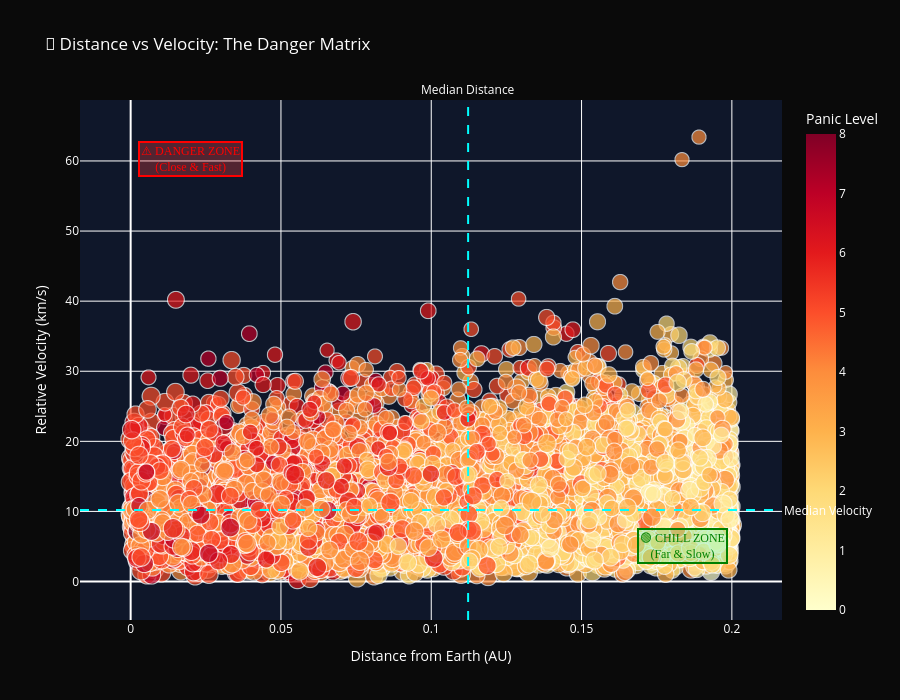

Notebook source saved alongside this figure:
### Code cell
# ============================================================================
# PART 5: VIZ 4 - DISTANCE VS VELOCITY ENHANCED
# ============================================================================

print("\n" + "=" * 80)
print("🎯 VIZ 4: DISTANCE VS VELOCITY (ENHANCED)")
print("=" * 80)
print("Creating interactive scatter plot...\n")

# Sample for performance
sample_df = df.sample(n=min(10000, len(df)), random_state=42).copy()

# ⬇️ FIX: Remove rows with NaN in absolute_magnitude
sample_df = sample_df.dropna(subset=['absolute_magnitude'])

fig = px.scatter(
    sample_df,
    x='distance_au',
    y='velocity_km_s',
    color='panic_level',
    size='absolute_magnitude',
    hover_data=['asteroid_designation', 'close_approach_date', 'threat_category'],
    color_continuous_scale=PANIC_COLORSCALE,
    title="🎯 Distance vs Velocity: The Danger Matrix",
    labels={
        'distance_au': 'Distance from Earth (AU)',
        'velocity_km_s': 'Relative Velocity (km/s)',
        'panic_level': 'Panic Level'
    }
)

# Add quadrant lines
median_dist = sample_df['distance_au'].median()
median_vel = sample_df['velocity_km_s'].median()

fig.add_hline(y=median_vel, line_dash="dash", line_color="cyan", 
              annotation_text="Median Velocity", annotation_position="right")
fig.add_vline(x=median_dist, line_dash="dash", line_color="cyan",
              annotation_text="Median Distance", annotation_position="top")

# Add annotations for quadrants
fig.add_annotation(
    x=0.02, y=sample_df['velocity_km_s'].max() * 0.95,
    text="⚠️ DANGER ZONE<br>(Close & Fast)",
    showarrow=False,
    font=dict(color="red", size=12, family="Arial Black"),
    bgcolor="rgba(239, 68, 68, 0.3)",
    bordercolor="red",
    borderwidth=2
)

fig.add_annotation(
    x=sample_df['distance_au'].quantile(0.9), y=5,
    text="🟢 CHILL ZONE<br>(Far & Slow)",
    showarrow=False,
    font=dict(color="green", size=12, family="Arial Black"),
    bgcolor="rgba(74, 222, 128, 0.3)",
    bordercolor="green",
    borderwidth=2
)

fig.update_layout(
    height=700,
    paper_bgcolor='#0a0a0a',
    plot_bgcolor='#0f172a',
    font=dict(color='white')
)

# Save
fig.write_html('../data/visualizations/distance_velocity_scatter.html')
print("✅ Saved: distance_velocity_scatter.html")

fig.show()

### Figure 1 — Plotly figure (JSON) as saved in the notebook; plotly's stock layout.template omitted (floating-point values rounded to 4 significant figures; data arrays with more than 128 entries replaced by an {"elided": "..."} marker saying what was removed)
{"data": [{"customdata": {"elided": "9998x3 str values"}, "hovertemplate": "Distance from Earth (AU)=%{x}<br>Relative Velocity (km/s)=%{y}<br>absolute_magnitude=%{marker.size}<br>asteroid_designation=%{customdata[0]}<br>close_approach_date=%{customdata[1]}<br>threat_category=%{customdata[2]}<br>Panic Level=%{marker.color}<extra></extra>", "legendgroup": "", "marker": {"color": {"elided": "9998 int values"}, "coloraxis": "coloraxis", "size": {"elided": "9998 float values"}, "sizemode": "area", "sizeref": 0.08238, "symbol": "circle"}, "mode": "markers", "name": "", "showlegend": false, "type": "scattergl", "x": {"elided": "9998 float values"}, "xaxis": "x", "y": {"elided": "9998 float values"}, "yaxis": "y"}], "layout": {"annotations": [{"showarrow": false, "text": "Median Velocity", "x": 1, "xanchor": "left", "xref": "x domain", "y": 10.19, "yanchor": "middle", "yref": "y"}, {"showarrow": false, "text": "Median Distance", "x": 0.1123, "xanchor": "center", "xref": "x", "y": 1, "yanchor": "bottom", "yref": "y domain"}, {"bgcolor": "rgba(239, 68, 68, 0.3)", "bordercolor": "red", "borderwidth": 2, "font": {"color": "red", "family": "Arial Black", "size": 12}, "showarrow": false, "text": "⚠️ DANGER ZONE<br>(Close & Fast)", "x": 0.02, "y": 60.23}, {"bgcolor": "rgba(74, 222, 128, 0.3)", "bordercolor": "green", "borderwidth": 2, "font": {"color": "green", "family": "Arial Black", "size": 12}, "showarrow": false, "text": "🟢 CHILL ZONE<br>(Far & Slow)", "x": 0.1836, "y": 5}], "coloraxis": {"colorbar": {"title": {"text": "Panic Level"}}, "colorscale": [[0, "rgb(255,255,204)"], [0.125, "rgb(255,237,160)"], [0.25, "rgb(254,217,118)"], [0.375, "rgb(254,178,76)"], [0.5, "rgb(253,141,60)"], [0.625, "rgb(252,78,42)"], [0.75, "rgb(227,26,28)"], [0.875, "rgb(189,0,38)"], [1, "rgb(128,0,38)"]]}, "font": {"color": "white"}, "height": 700, "legend": {"itemsizing": "constant", "tracegroupgap": 0}, "paper_bgcolor": "#0a0a0a", "plot_bgcolor": "#0f172a", "shapes": [{"line": {"color": "cyan", "dash": "dash"}, "type": "line", "x0": 0, "x1": 1, "xref": "x domain", "y0": 10.19, "y1": 10.19, "yref": "y"}, {"line": {"color": "cyan", "dash": "dash"}, "type": "line", "x0": 0.1123, "x1": 0.1123, "xref": "x", "y0": 0, "y1": 1, "yref": "y domain"}], "title": {"text": "🎯 Distance vs Velocity: The Danger Matrix"}, "xaxis": {"anchor": "y", "domain": [0, 1], "title": {"text": "Distance from Earth (AU)"}}, "yaxis": {"anchor": "x", "domain": [0, 1], "title": {"text": "Relative Velocity (km/s)"}}}}
